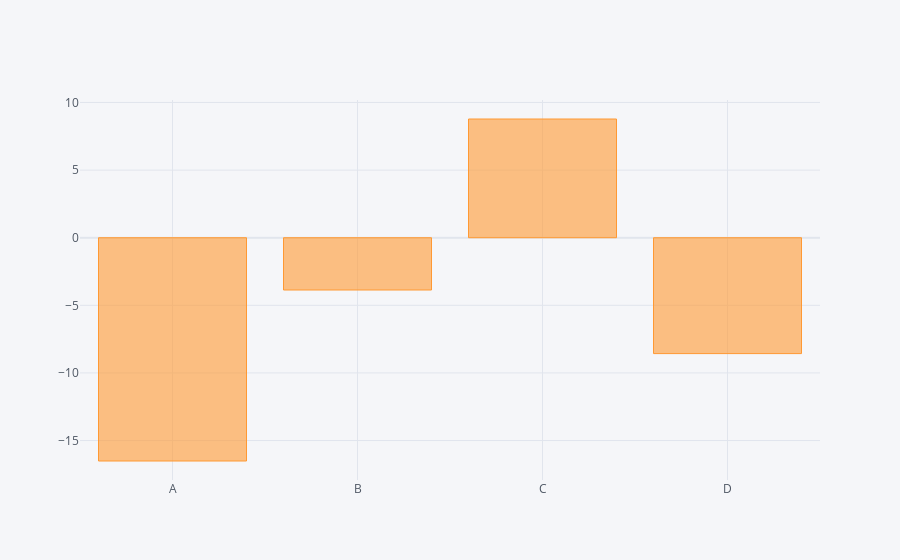

Notebook code cell kept with this figure:
### Code cell
#df.count().iplot(kind='bar')
df.sum().iplot(kind='bar')

### Figure 1 — Plotly figure (JSON) as saved in the notebook; plotly's stock layout.template omitted (floating-point values rounded to 4 significant figures)
{"data": [{"marker": {"color": "rgba(255, 153, 51, 0.6)", "line": {"color": "rgba(255, 153, 51, 1.0)", "width": 1}}, "name": "None", "orientation": "v", "text": "", "type": "bar", "x": ["A", "B", "C", "D"], "y": [-16.51, -3.866, 8.779, -8.569]}], "layout": {"legend": {"bgcolor": "#F5F6F9", "font": {"color": "#4D5663"}}, "paper_bgcolor": "#F5F6F9", "plot_bgcolor": "#F5F6F9", "title": {"font": {"color": "#4D5663"}}, "xaxis": {"gridcolor": "#E1E5ED", "showgrid": true, "tickfont": {"color": "#4D5663"}, "title": {"font": {"color": "#4D5663"}, "text": ""}, "zerolinecolor": "#E1E5ED"}, "yaxis": {"gridcolor": "#E1E5ED", "showgrid": true, "tickfont": {"color": "#4D5663"}, "title": {"font": {"color": "#4D5663"}, "text": ""}, "zerolinecolor": "#E1E5ED"}}}
